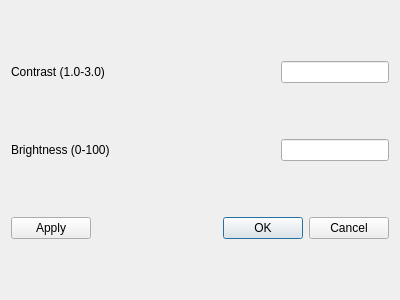
<?xml version="1.0" encoding="UTF-8"?>
<ui version="4.0">
 <class>LightDialog</class>
 <widget class="QDialog" name="LightDialog">
  <property name="geometry">
   <rect>
    <x>0</x>
    <y>0</y>
    <width>400</width>
    <height>300</height>
   </rect>
  </property>
  <property name="windowTitle">
   <string>Dialog</string>
  </property>
  <layout class="QVBoxLayout" name="verticalLayout" stretch="40,40,0">
   <item>
    <layout class="QHBoxLayout" name="horizontalLayout_2" stretch="40,0">
     <item>
      <widget class="QLabel" name="label">
       <property name="text">
        <string>Contrast (1.0-3.0)</string>
       </property>
      </widget>
     </item>
     <item>
      <widget class="QLineEdit" name="contrastLine"/>
     </item>
    </layout>
   </item>
   <item>
    <layout class="QHBoxLayout" name="horizontalLayout_4" stretch="40,0">
     <item>
      <widget class="QLabel" name="label_2">
       <property name="text">
        <string>Brightness (0-100)</string>
       </property>
      </widget>
     </item>
     <item>
      <widget class="QLineEdit" name="brightnessLine"/>
     </item>
    </layout>
   </item>
   <item>
    <layout class="QHBoxLayout" name="horizontalLayout">
     <item>
      <widget class="QPushButton" name="applyButton">
       <property name="text">
        <string>Apply</string>
       </property>
      </widget>
     </item>
     <item>
      <widget class="QDialogButtonBox" name="buttonBox">
       <property name="orientation">
        <enum>Qt::Horizontal</enum>
       </property>
       <property name="standardButtons">
        <set>QDialogButtonBox::Cancel|QDialogButtonBox::Ok</set>
       </property>
      </widget>
     </item>
    </layout>
   </item>
  </layout>
 </widget>
 <resources/>
 <connections>
  <connection>
   <sender>buttonBox</sender>
   <signal>accepted()</signal>
   <receiver>LightDialog</receiver>
   <slot>accept()</slot>
   <hints>
    <hint type="sourcelabel">
     <x>248</x>
     <y>254</y>
    </hint>
    <hint type="destinationlabel">
     <x>157</x>
     <y>274</y>
    </hint>
   </hints>
  </connection>
  <connection>
   <sender>buttonBox</sender>
   <signal>rejected()</signal>
   <receiver>LightDialog</receiver>
   <slot>reject()</slot>
   <hints>
    <hint type="sourcelabel">
     <x>316</x>
     <y>260</y>
    </hint>
    <hint type="destinationlabel">
     <x>286</x>
     <y>274</y>
    </hint>
   </hints>
  </connection>
 </connections>
</ui>
